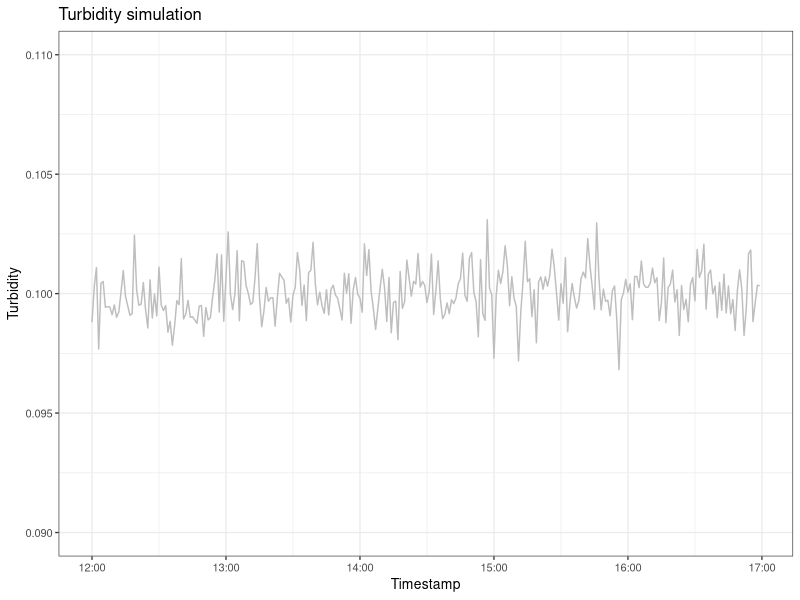
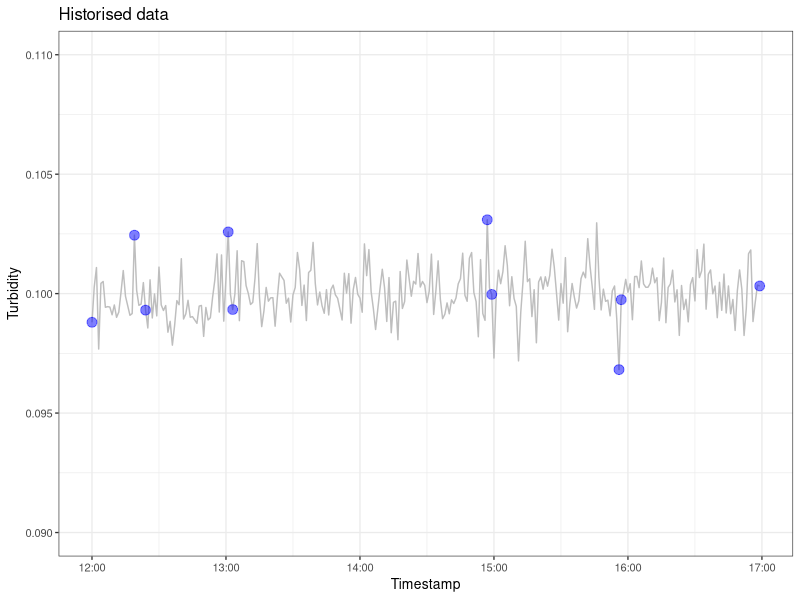
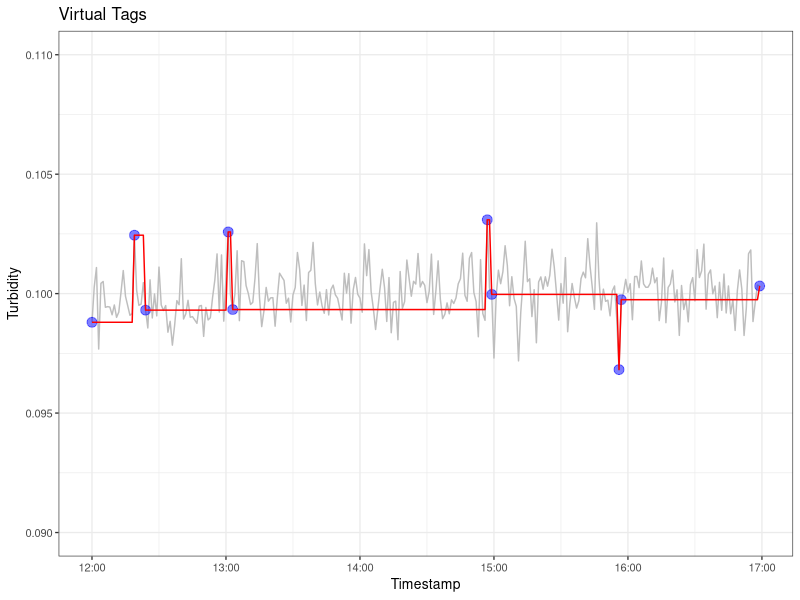

Generate these figures, in order, with R:
# Virtual tag simulation

# Generate turbidity measurements
set.seed(1234)
n <- 300
wtp <- data.frame(timestamp = seq.POSIXt(ISOdate(1910, 1, 1), length.out = n, by = 60),
                  turbidity = rlnorm(n, log(.1), .01))

library(ggplot2)

p1 <- ggplot(wtp) +
  aes(x = timestamp, y = turbidity) +
  geom_line(colour = "grey") +
  ylim(0.09, 0.11) + 
  theme_bw(base_size = 10) + 
  labs(title = "Turbidity simulation", x = "Timestamp", y = "Turbidity")

p1

# Historise using dead banding
threshold <- 0.03
h <- 1 # First historised point

wtp$historised <- FALSE
wtp$historised[c(1, n)] <- TRUE # Testing for delta > threshold

for (i in 2:nrow(wtp)) {
  delta <- wtp$turbidity[i] / wtp$turbidity[h] 
  if (delta > (1 + threshold) | delta < (1 - threshold)) {
    wtp$historised[i] <- TRUE
    h <- i
  }
}

historian <- subset(wtp, historised)

p2 <- p1 + 
  geom_point(data = historian, 
             aes(x = timestamp, y = turbidity), 
             size = 3, alpha = .5, color = "blue") +
  labs(title = "Historised data")

p2

# Virtual Tags extrapolation

vt <- function(t) {
  approx(historian$timestamp, historian$turbidity, xout = t, method = "constant")
}

turbidity <- lapply(as.data.frame(wtp$timestamp), vt)

wtp$virtual_tag <- turbidity[[1]]$y

p3 <- p2 +
  geom_line(data = wtp,
            aes(x = timestamp, y = virtual_tag), colour = "red") +
  ggtitle("Virtual Tags")
p3
